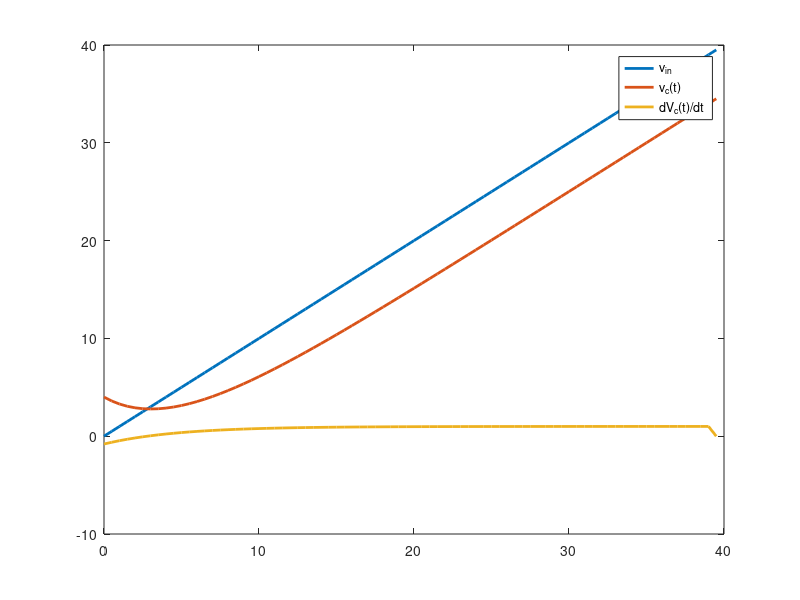

Write the MATLAB code that produced this figure.
h=1/2;
Nsteps=round(40/h);
R=5;C=1;v0=4;
vin=@(t) t.*(t>=0);
Dx= @(t,vt) (vin(t)-vt)/(R*C);
t=zeros([Nsteps 1]);
v=zeros([Nsteps 1]);
dv=zeros([Nsteps 1]);
v(1)=v0;
for i=1:Nsteps-1
    t(i)=(i-1)*h;
    dv(i)=Dx(t(i),v(i));%diffeq
    v(i+1)=v(i)+h*dv(i);%approximation
end
 t(Nsteps)=(Nsteps-1)*h;
 
plot(t,vin(t),'linewidth',2);
hold on
plot(t,v,'linewidth',2);
plot(t,dv,'linewidth',2);
legend('v_{in}','v_c(t)','dV_c(t)/dt')